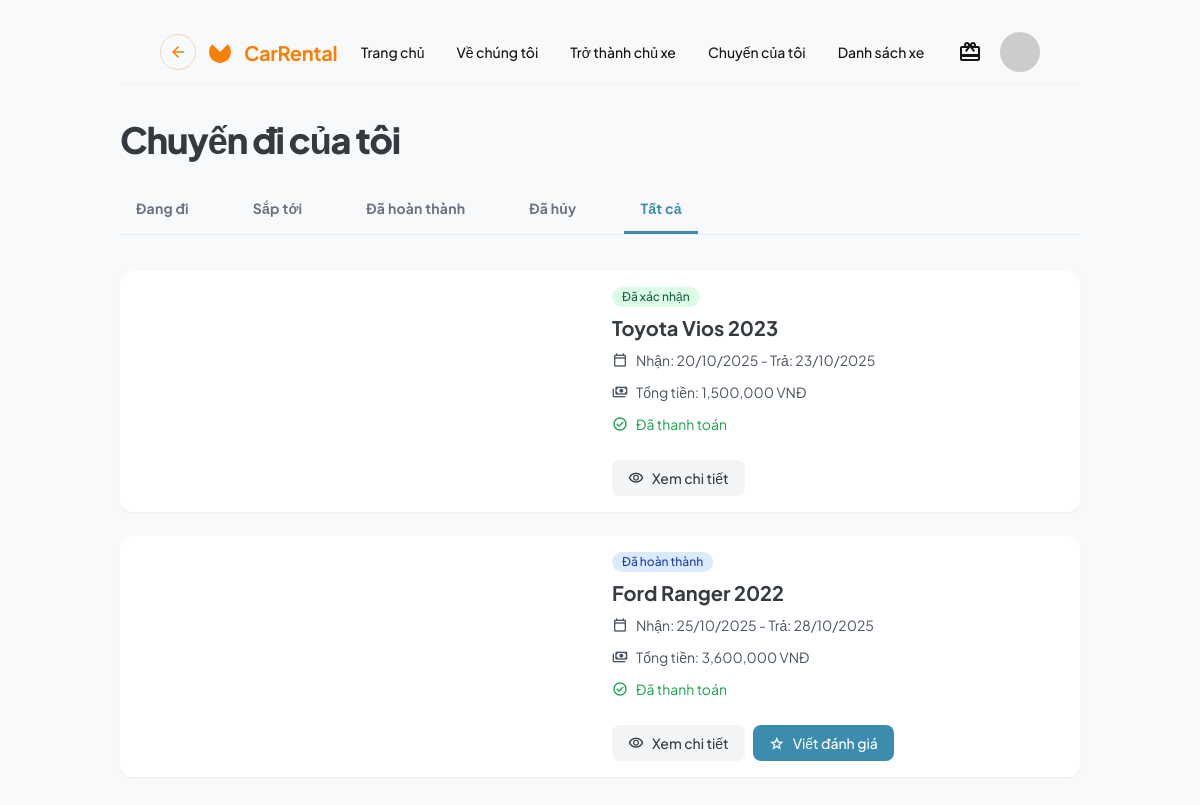
/client/my-bookings.php (signed in), run on the app's committed database.
### tables this page shows
CREATE TABLE IF NOT EXISTS bookings (
    id INT AUTO_INCREMENT PRIMARY KEY,
    car_id INT NOT NULL,
    customer_id INT NOT NULL,
    start_date DATE NOT NULL,
    end_date DATE NOT NULL,
    total_price DECIMAL(10,2) NOT NULL,
    status ENUM('pending', 'confirmed', 'rejected', 'completed', 'cancelled') DEFAULT 'pending',
    created_at TIMESTAMP DEFAULT CURRENT_TIMESTAMP,
    FOREIGN KEY (car_id) REFERENCES cars(id) ON DELETE CASCADE,
    FOREIGN KEY (customer_id) REFERENCES users(id) ON DELETE CASCADE
);

CREATE TABLE IF NOT EXISTS cars (
    id INT AUTO_INCREMENT PRIMARY KEY,
    owner_id INT NOT NULL,
    name VARCHAR(200) NOT NULL,
    description TEXT,
    image VARCHAR(255),
    price_per_day DECIMAL(10,2) NOT NULL,
    car_type VARCHAR(50) NOT NULL,
    rental_type ENUM('self-drive', 'with-driver', 'long-term') DEFAULT 'self-drive',
    location VARCHAR(100) DEFAULT 'hcm',
    status ENUM('available', 'rented', 'maintenance') DEFAULT 'available',
    created_at TIMESTAMP DEFAULT CURRENT_TIMESTAMP,
    FOREIGN KEY (owner_id) REFERENCES users(id) ON DELETE CASCADE
);

### config/session.php (called while the page is built, shortened)
<?php
function getBasePath() {
    static $base_path = null;
    if ($base_path !== null) {
        return $base_path;
    }
    $script_name = $_SERVER['SCRIPT_NAME'];
    $script_dir = dirname($script_name);
    $parts = explode('/', trim($script_dir, '/'));
    $subdirs = ['auth', 'cars', 'admin', 'client', 'host', 'api', 'config'];
    foreach ($subdirs as $subdir) {
        $pos = array_search($subdir, $parts);
        if ($pos !== false && $pos > 0) {
            $base_parts = array_slice($parts, 0, $pos);
            $base_path = '/' . implode('/', $base_parts);
            return $base_path;
        }
    }
    return $base_path;
}
?>

### client/my-bookings.php (the view, shortened to what this page needs)
<?php
require_once '../config/database.php';
require_once '../config/session.php';
$user_id = $_SESSION['user_id'];
$base_path = getBasePath();
$status_filter = $_GET['status'] ?? 'all';
$sql = "SELECT b.*, c.name as car_name, c.image as car_image,
    p.status as payment_status, p.payment_method, p.amount as payment_amount
    FROM bookings b
    JOIN cars c ON b.car_id = c.id
    LEFT JOIN payments p ON b.id = p.booking_id
    WHERE b.customer_id = ?";
$params = [$user_id];
$types = "i";
$sql .= " ORDER BY b.created_at DESC";
$stmt = $conn->prepare($sql);
$stmt->bind_param($types, ...$params);
$stmt->execute();
$result = $stmt->get_result();
$bookings = $result->fetch_all(MYSQLI_ASSOC);
function getActiveStatus($booking) {
    $today = date('Y-m-d');
    $start_date = $booking['start_date'];
    $end_date = $booking['end_date'];
    if ($booking['status'] === 'completed') {
        return 'completed';
    }
    return $booking['status'];
}
?>
<!DOCTYPE html>
<html lang="vi">
<head>
    <script src="https://cdn.tailwindcss.com?plugins=forms,container-queries"></script>
</head>
<body class="font-display bg-background-light dark:bg-background-dark text-text-light dark:text-text-dark">
    <div class="relative flex h-auto min-h-screen w-full flex-col group/design-root overflow-x-hidden">
        <div class="layout-container flex h-full grow flex-col">
            <div class="flex flex-1 justify-center py-5">
                <div class="layout-content-container flex flex-col w-full max-w-5xl flex-1 px-4 sm:px-6 lg:px-8">
                    <?php include '../includes/header.php'; ?>
                    <main class="flex-1 py-8">
                        <div class="flex flex-wrap justify-between items-center gap-4 mb-6">
                            <h1 class="text-4xl font-black leading-tight tracking-[-0.033em]">Chuyến đi của tôi</h1>
                        </div>
                        <div class="pb-3">
                            <div class="flex border-b border-border-light dark:border-border-dark gap-2 sm:gap-8 overflow-x-auto">
                                <a href="?status=active"
                                   class="flex flex-col items-center justify-center border-b-[3px] <?php echo $status_filter === 'active' ? 'border-b-secondary text-secondary' : 'border-b-transparent text-gray-500 dark:text-gray-400 hover:text-secondary'; ?> py-3 px-4">
                                    <p class="text-sm font-bold leading-normal tracking-[0.015em] whitespace-nowrap">Đang đi</p>
                                </a>
                                <a href="?status=upcoming"
                                   class="flex flex-col items-center justify-center border-b-[3px] <?php echo $status_filter === 'upcoming' ? 'border-b-secondary text-secondary' : 'border-b-transparent text-gray-500 dark:text-gray-400 hover:text-secondary'; ?> py-3 px-4">
                                    <p class="text-sm font-bold leading-normal tracking-[0.015em] whitespace-nowrap">Sắp tới</p>
                                </a>
                                <a href="?status=completed"
                                   class="flex flex-col items-center justify-center border-b-[3px] <?php echo $status_filter === 'completed' ? 'border-b-secondary text-secondary' : 'border-b-transparent text-gray-500 dark:text-gray-400 hover:text-secondary'; ?> py-3 px-4">
                                    <p class="text-sm font-bold leading-normal tracking-[0.015em] whitespace-nowrap">Đã hoàn thành</p>
                                </a>
                                <a href="?status=cancelled"
                                   class="flex flex-col items-center justify-center border-b-[3px] <?php echo $status_filter === 'cancelled' ? 'border-b-secondary text-secondary' : 'border-b-transparent text-gray-500 dark:text-gray-400 hover:text-secondary'; ?> py-3 px-4">
                                    <p class="text-sm font-bold leading-normal tracking-[0.015em] whitespace-nowrap">Đã hủy</p>
                                </a>
                                <a href="?status=all"
                                   class="flex flex-col items-center justify-center border-b-[3px] <?php echo $status_filter === 'all' ? 'border-b-secondary text-secondary' : 'border-b-transparent text-gray-500 dark:text-gray-400 hover:text-secondary'; ?> py-3 px-4">
                                    <p class="text-sm font-bold leading-normal tracking-[0.015em] whitespace-nowrap">Tất cả</p>
                                </a>
                            </div>
                        </div>
                        <div class="space-y-6 mt-6">
                            <?php if (empty($bookings)): ?>
                                <div class="text-center py-12">
                                    <p class="text-text-light dark:text-text-dark text-lg mb-4">Bạn chưa có chuyến đi nào.</p>
                                    <a href="<?php echo $base_path ? $base_path . '/index.php' : '../index.php'; ?>"
                                       class="inline-block px-6 py-3 bg-primary text-white rounded-lg hover:bg-primary/90 transition-colors font-bold">
                                        Tìm xe ngay
                                    </a>
                                </div>
                            <?php else: ?>
                                <?php foreach ($bookings as $booking): ?>
                                    <?php
                                    $active_status = getActiveStatus($booking);
                                    $status_display = [
                                        'active' => ['text' => 'Đang đi', 'class' => 'bg-green-100 dark:bg-green-900/50 text-green-800 dark:text-green-300'],
                                        'upcoming' => ['text' => 'Sắp tới', 'class' => 'bg-yellow-100 dark:bg-yellow-900/50 text-yellow-800 dark:text-yellow-300'],
                                        'completed' => ['text' => 'Đã hoàn thành', 'class' => 'bg-blue-100 dark:bg-blue-900/50 text-blue-800 dark:text-blue-300'],
                                        'cancelled' => ['text' => 'Đã hủy', 'class' => 'bg-gray-100 dark:bg-gray-900/50 text-gray-800 dark:text-gray-300'],
                                        'pending' => ['text' => 'Chờ xác nhận', 'class' => 'bg-yellow-100 dark:bg-yellow-900/50 text-yellow-800 dark:text-yellow-300'],
                                        'confirmed' => ['text' => 'Đã xác nhận', 'class' => 'bg-green-100 dark:bg-green-900/50 text-green-800 dark:text-green-300'],
                                        'rejected' => ['text' => 'Đã từ chối', 'class' => 'bg-red-100 dark:bg-red-900/50 text-red-800 dark:text-red-300']
                                    ];
                                    $display = $status_display[$active_status] ?? $status_display[$booking['status']] ?? ['text' => $booking['status'], 'class' => 'bg-gray-100 dark:bg-gray-900/50 text-gray-800 dark:text-gray-300'];
                                    $start_date = date('d/m/Y', strtotime($booking['start_date']));
                                    $end_date = date('d/m/Y', strtotime($booking['end_date']));
                                    $car_image_url = $base_path ? $base_path . '/uploads/' : '../uploads/';
                                    ?>
                                    <div class="flex flex-col md:flex-row items-stretch justify-between gap-6 rounded-xl bg-white dark:bg-background-dark dark:border dark:border-border-dark p-4 shadow-sm">
                                        <div class="w-full md:w-1/3 bg-center bg-no-repeat aspect-video md:aspect-auto bg-cover rounded-lg flex-1"
                                             style='background-image: url("<?php echo $car_image_url . htmlspecialchars($booking['car_image'] ?: 'default-car.jpg'); ?>");'
                                             onerror="this.style.backgroundImage='url(<?php echo $car_image_url . 'default-car.jpg'; ?>)'">
                                        </div>
                                        <div class="flex flex-col flex-1 gap-4">
                                            <div class="flex flex-col gap-2">
                                                <div class="flex items-center gap-2">
                                                    <span class="inline-flex items-center justify-center rounded-full <?php echo $display['class']; ?> px-2.5 py-0.5 text-xs font-medium">
                                                        <?php echo $display['text']; ?>
                                                    </span>
                                                </div>
                                                <p class="text-xl font-bold leading-tight"><?php echo htmlspecialchars($booking['car_name']); ?></p>
                                                <div class="flex items-center gap-2 text-sm text-gray-600 dark:text-gray-400">
                                                    <span class="material-symbols-outlined text-base">calendar_today</span>
                                                    <p>Nhận: <?php echo $start_date; ?> - Trả: <?php echo $end_date; ?></p>
                                                </div>
                                                <div class="flex items-center gap-2 text-sm text-gray-600 dark:text-gray-400">
                                                    <span class="material-symbols-outlined text-base">payments</span>
                                                    <p>Tổng tiền: <?php echo number_format($booking['total_price']); ?> VNĐ</p>
                                                </div>
                                                <?php if ($booking['payment_status'] === 'completed'): ?>
                                                    <div class="flex items-center gap-2 text-sm text-green-600 dark:text-green-400">
                                                        <span class="material-symbols-outlined text-base">check_circle</span>
                                                        <p>Đã thanh toán</p>
                                                    </div>
                                                <?php endif; ?>
                                            </div>
                                            <div class="flex flex-wrap gap-2 pt-2 mt-auto">
                                                <a href="<?php echo $base_path ? $base_path . '/client/car-detail.php?id=' . $booking['car_id'] : 'car-detail.php?id=' . $booking['car_id']; ?>"
                                                   class="flex min-w-[84px] cursor-pointer items-center justify-center gap-2 overflow-hidden rounded-lg h-9 px-4 bg-gray-100 dark:bg-gray-700 text-text-light dark:text-text-dark text-sm font-medium leading-normal hover:bg-gray-200 dark:hover:bg-gray-600 transition-colors">
                                                    <span class="material-symbols-outlined text-base">visibility</span>
                                                    <span class="truncate">Xem chi tiết</span>
                                                </a>
                                                <?php if ($active_status === 'active'): ?>
                                                    <button class="flex min-w-[84px] cursor-pointer items-center justify-center gap-2 overflow-hidden rounded-lg h-9 px-4 bg-primary text-white text-sm font-medium leading-normal hover:bg-opacity-90 transition-opacity">
                                                        <span class="material-symbols-outlined text-base">key</span>
                                                        <span class="truncate">Trả xe</span>
                                                    </button>
                                                <?php elseif ($active_status === 'completed' && $booking['payment_status'] === 'completed'): ?>
                                                    <a href="<?php echo $base_path ? $base_path . '/client/review.php?booking_id=' . $booking['id'] : 'review.php?booking_id=' . $booking['id']; ?>"
                                                       class="flex min-w-[84px] cursor-pointer items-center justify-center gap-2 overflow-hidden rounded-lg h-9 px-4 bg-secondary text-white text-sm font-medium leading-normal hover:bg-opacity-90 transition-opacity">
                                                        <span class="material-symbols-outlined text-base">star</span>
                                                        <span class="truncate">Viết đánh giá</span>
                                                    </a>
                                                <?php endif; ?>
                                            </div>
                                        </div>
                                    </div>
                                <?php endforeach; ?>
                            <?php endif; ?>
                        </div>
                    </main>
                </div>
            </div>
        </div>
    </div>
</body>
</html>

### client/my-bookings.php (style rules this page uses)
.material-symbols-outlined { font-variation-settings: 'FILL' 0, 'wght' 400, 'GRAD' 0, 'opsz' 24; }

### data on the page
bookings: status "Đã xác nhận", car.name "Toyota Vios 2023", start_date "20/10/2025", end_date "23/10/2025", total_price "1,500,000"
bookings: status "Đã hoàn thành", car.name "Ford Ranger 2022", start_date "25/10/2025", end_date "28/10/2025", total_price "3,600,000"
